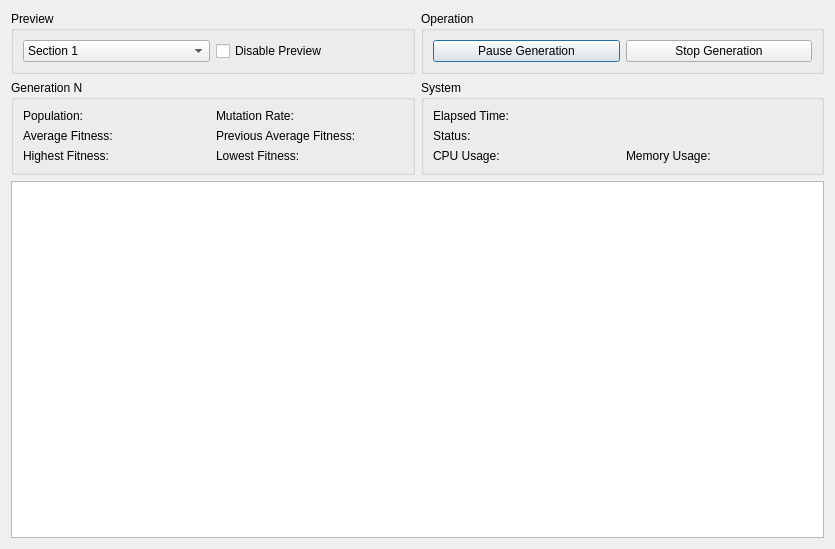
<?xml version="1.0" encoding="UTF-8"?>
<ui version="4.0">
 <class>Dialog</class>
 <widget class="QDialog" name="Dialog">
  <property name="geometry">
   <rect>
    <x>0</x>
    <y>0</y>
    <width>835</width>
    <height>549</height>
   </rect>
  </property>
  <property name="maximumSize">
   <size>
    <width>1500</width>
    <height>553</height>
   </size>
  </property>
  <property name="windowTitle">
   <string>Generate</string>
  </property>
  <layout class="QVBoxLayout" name="verticalLayout_5">
   <item>
    <layout class="QVBoxLayout" name="verticalLayout_2">
     <item>
      <layout class="QHBoxLayout" name="horizontalLayout_2">
       <item>
        <widget class="QGroupBox" name="groupBox_3">
         <property name="title">
          <string>Preview</string>
         </property>
         <layout class="QHBoxLayout" name="horizontalLayout_5">
          <item>
           <widget class="QComboBox" name="cmbSection">
            <item>
             <property name="text">
              <string>Section 1</string>
             </property>
            </item>
            <item>
             <property name="text">
              <string>Section 2</string>
             </property>
            </item>
            <item>
             <property name="text">
              <string>Section 3</string>
             </property>
            </item>
            <item>
             <property name="text">
              <string>Section 4</string>
             </property>
            </item>
            <item>
             <property name="text">
              <string>Section 5</string>
             </property>
            </item>
           </widget>
          </item>
          <item>
           <widget class="QCheckBox" name="chkPreview">
            <property name="text">
             <string>Disable Preview</string>
            </property>
           </widget>
          </item>
         </layout>
        </widget>
       </item>
       <item>
        <widget class="QGroupBox" name="groupBox_4">
         <property name="title">
          <string>Operation</string>
         </property>
         <layout class="QHBoxLayout" name="horizontalLayout_4">
          <item>
           <widget class="QPushButton" name="btnPause">
            <property name="text">
             <string>Pause Generation</string>
            </property>
           </widget>
          </item>
          <item>
           <widget class="QPushButton" name="btnStop">
            <property name="text">
             <string>Stop Generation</string>
            </property>
           </widget>
          </item>
         </layout>
        </widget>
       </item>
      </layout>
     </item>
     <item>
      <layout class="QHBoxLayout" name="horizontalLayout">
       <item>
        <widget class="QGroupBox" name="boxGen">
         <property name="title">
          <string>Generation N</string>
         </property>
         <layout class="QGridLayout" name="gridLayout">
          <item row="2" column="0">
           <widget class="QLabel" name="lblFitness">
            <property name="text">
             <string>Average Fitness:</string>
            </property>
           </widget>
          </item>
          <item row="2" column="1">
           <widget class="QLabel" name="lblPreviousFitness">
            <property name="text">
             <string>Previous Average Fitness:</string>
            </property>
           </widget>
          </item>
          <item row="1" column="0">
           <widget class="QLabel" name="lblPopulation">
            <property name="text">
             <string>Population:</string>
            </property>
           </widget>
          </item>
          <item row="1" column="1">
           <widget class="QLabel" name="lblMutation">
            <property name="text">
             <string>Mutation Rate:</string>
            </property>
           </widget>
          </item>
          <item row="3" column="0">
           <widget class="QLabel" name="lblHighestFitness">
            <property name="text">
             <string>Highest Fitness:</string>
            </property>
           </widget>
          </item>
          <item row="3" column="1">
           <widget class="QLabel" name="lblLowestFitness">
            <property name="text">
             <string>Lowest Fitness:</string>
            </property>
           </widget>
          </item>
         </layout>
        </widget>
       </item>
       <item>
        <widget class="QGroupBox" name="groupBox">
         <property name="title">
          <string>System</string>
         </property>
         <layout class="QGridLayout" name="gridLayout_2">
          <item row="2" column="0">
           <widget class="QLabel" name="lblCPU">
            <property name="text">
             <string>CPU Usage:</string>
            </property>
           </widget>
          </item>
          <item row="0" column="0" colspan="2">
           <widget class="QLabel" name="lblTime">
            <property name="text">
             <string>Elapsed Time:</string>
            </property>
           </widget>
          </item>
          <item row="2" column="1">
           <widget class="QLabel" name="lblMemory">
            <property name="text">
             <string>Memory Usage:</string>
            </property>
           </widget>
          </item>
          <item row="1" column="0" colspan="2">
           <widget class="QLabel" name="lblStatus">
            <property name="text">
             <string>Status:</string>
            </property>
           </widget>
          </item>
         </layout>
        </widget>
       </item>
      </layout>
     </item>
    </layout>
   </item>
   <item>
    <widget class="QTableView" name="tableSchedule">
     <attribute name="horizontalHeaderMinimumSectionSize">
      <number>10</number>
     </attribute>
     <attribute name="horizontalHeaderDefaultSectionSize">
      <number>20</number>
     </attribute>
    </widget>
   </item>
  </layout>
 </widget>
 <resources/>
 <connections/>
</ui>
